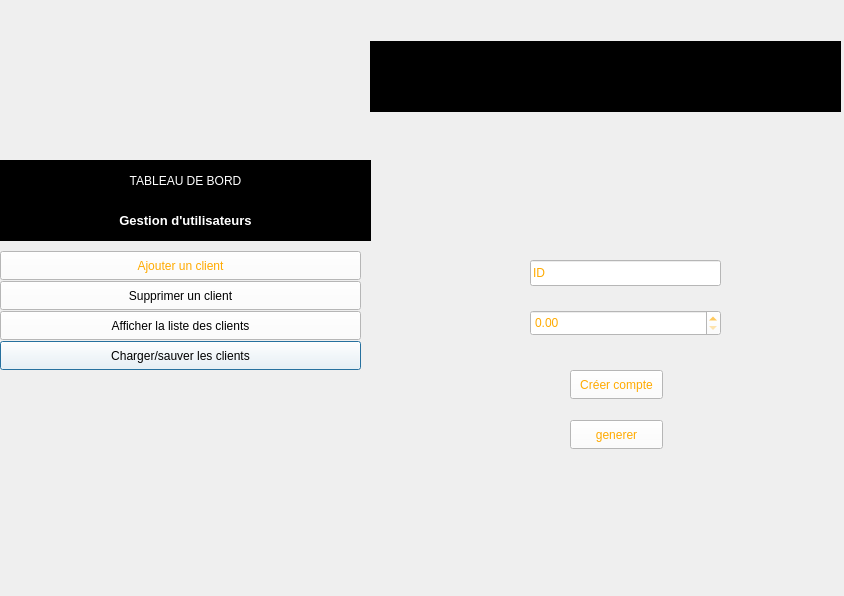
<?xml version="1.0" encoding="UTF-8"?>
<ui version="4.0">
 <class>creer_compte</class>
 <widget class="QDialog" name="creer_compte">
  <property name="geometry">
   <rect>
    <x>0</x>
    <y>0</y>
    <width>844</width>
    <height>596</height>
   </rect>
  </property>
  <property name="windowTitle">
   <string>Dialog</string>
  </property>
  <widget class="QPushButton" name="Charger_sauver_client">
   <property name="geometry">
    <rect>
     <x>0</x>
     <y>341</y>
     <width>361</width>
     <height>29</height>
    </rect>
   </property>
   <property name="cursor">
    <cursorShape>PointingHandCursor</cursorShape>
   </property>
   <property name="styleSheet">
    <string notr="true">background-color: rgb(255, 255, 255);</string>
   </property>
   <property name="text">
    <string>Charger/sauver les clients</string>
   </property>
  </widget>
  <widget class="QLabel" name="label_3">
   <property name="geometry">
    <rect>
     <x>0</x>
     <y>200</y>
     <width>371</width>
     <height>41</height>
    </rect>
   </property>
   <property name="font">
    <font>
     <family>Segoe UI</family>
     <pointsize>10</pointsize>
     <italic>false</italic>
     <bold>true</bold>
    </font>
   </property>
   <property name="styleSheet">
    <string notr="true">background-color: rgb(0, 0, 0);
color: rgb(255, 255, 255);
font: 700 10pt &quot;Segoe UI&quot;;</string>
   </property>
   <property name="text">
    <string>Gestion d'utilisateurs</string>
   </property>
   <property name="alignment">
    <set>Qt::AlignCenter</set>
   </property>
  </widget>
  <widget class="QPushButton" name="Ajout_client_2">
   <property name="geometry">
    <rect>
     <x>0</x>
     <y>251</y>
     <width>361</width>
     <height>29</height>
    </rect>
   </property>
   <property name="cursor">
    <cursorShape>PointingHandCursor</cursorShape>
   </property>
   <property name="styleSheet">
    <string notr="true">color: rgb(255, 170, 0);
background-color: rgb(255, 255, 255);</string>
   </property>
   <property name="text">
    <string>Ajouter un client</string>
   </property>
  </widget>
  <widget class="QPushButton" name="Supp_client">
   <property name="geometry">
    <rect>
     <x>0</x>
     <y>281</y>
     <width>361</width>
     <height>29</height>
    </rect>
   </property>
   <property name="cursor">
    <cursorShape>PointingHandCursor</cursorShape>
   </property>
   <property name="styleSheet">
    <string notr="true">background-color: rgb(255, 255, 255);</string>
   </property>
   <property name="text">
    <string>Supprimer un client</string>
   </property>
  </widget>
  <widget class="QLineEdit" name="ID">
   <property name="geometry">
    <rect>
     <x>530</x>
     <y>260</y>
     <width>191</width>
     <height>26</height>
    </rect>
   </property>
   <property name="styleSheet">
    <string notr="true">background-color: rgb(255, 255, 255);
color: rgb(255, 170, 0);</string>
   </property>
   <property name="text">
    <string>ID</string>
   </property>
  </widget>
  <widget class="QLabel" name="label_2">
   <property name="geometry">
    <rect>
     <x>0</x>
     <y>-9</y>
     <width>391</width>
     <height>171</height>
    </rect>
   </property>
   <property name="text">
    <string/>
   </property>
   <property name="pixmap">
    <pixmap>../../Images/Captures d’écran/LOGO1.png</pixmap>
   </property>
  </widget>
  <widget class="QPushButton" name="Afficher_client">
   <property name="geometry">
    <rect>
     <x>0</x>
     <y>311</y>
     <width>361</width>
     <height>29</height>
    </rect>
   </property>
   <property name="cursor">
    <cursorShape>PointingHandCursor</cursorShape>
   </property>
   <property name="styleSheet">
    <string notr="true">background-color: rgb(255, 255, 255);</string>
   </property>
   <property name="text">
    <string>Afficher la liste des clients</string>
   </property>
  </widget>
  <widget class="QLabel" name="labelNomGestionnaire">
   <property name="geometry">
    <rect>
     <x>370</x>
     <y>41</y>
     <width>471</width>
     <height>71</height>
    </rect>
   </property>
   <property name="styleSheet">
    <string notr="true">color: rgb(255, 255, 255);
font: 700 18pt &quot;Segoe UI&quot;;
background-color: rgb(0, 0, 0);</string>
   </property>
   <property name="text">
    <string/>
   </property>
   <property name="alignment">
    <set>Qt::AlignCenter</set>
   </property>
  </widget>
  <widget class="QPushButton" name="creer">
   <property name="geometry">
    <rect>
     <x>570</x>
     <y>370</y>
     <width>93</width>
     <height>29</height>
    </rect>
   </property>
   <property name="cursor">
    <cursorShape>PointingHandCursor</cursorShape>
   </property>
   <property name="styleSheet">
    <string notr="true">background-color: rgb(255, 255, 255);
color: rgb(255, 170, 0);</string>
   </property>
   <property name="text">
    <string>Créer compte</string>
   </property>
  </widget>
  <widget class="QLabel" name="label">
   <property name="geometry">
    <rect>
     <x>0</x>
     <y>160</y>
     <width>371</width>
     <height>41</height>
    </rect>
   </property>
   <property name="styleSheet">
    <string notr="true">color: rgb(255, 255, 255);
background-color: rgb(0, 0, 0);
font: 700 14pt &quot;Segoe UI&quot;;</string>
   </property>
   <property name="text">
    <string>TABLEAU DE BORD</string>
   </property>
   <property name="alignment">
    <set>Qt::AlignCenter</set>
   </property>
  </widget>
  <widget class="QDoubleSpinBox" name="montant">
   <property name="geometry">
    <rect>
     <x>530</x>
     <y>310</y>
     <width>191</width>
     <height>26</height>
    </rect>
   </property>
   <property name="cursor">
    <cursorShape>PointingHandCursor</cursorShape>
   </property>
   <property name="styleSheet">
    <string notr="true">color: rgb(255, 170, 0);
background-color: rgb(255, 255, 255);</string>
   </property>
   <property name="decimals">
    <number>2</number>
   </property>
   <property name="maximum">
    <double>10000000000.000000000000000</double>
   </property>
  </widget>
  <widget class="QPushButton" name="generer">
   <property name="geometry">
    <rect>
     <x>570</x>
     <y>420</y>
     <width>93</width>
     <height>29</height>
    </rect>
   </property>
   <property name="cursor">
    <cursorShape>PointingHandCursor</cursorShape>
   </property>
   <property name="styleSheet">
    <string notr="true">background-color: rgb(255, 255, 255);
color: rgb(255, 170, 0);</string>
   </property>
   <property name="text">
    <string>generer</string>
   </property>
  </widget>
 </widget>
 <resources/>
 <connections/>
</ui>
